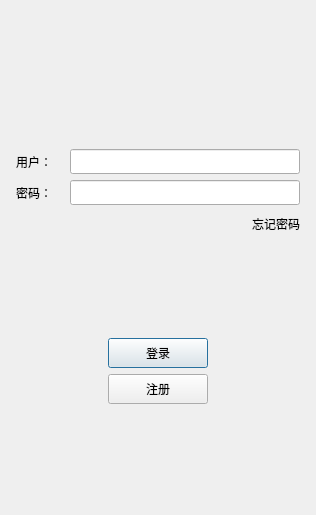
<?xml version="1.0" encoding="UTF-8"?>
<ui version="4.0">
 <class>LoginDialog</class>
 <widget class="QDialog" name="LoginDialog">
  <property name="geometry">
   <rect>
    <x>0</x>
    <y>0</y>
    <width>316</width>
    <height>515</height>
   </rect>
  </property>
  <property name="windowTitle">
   <string>Dialog</string>
  </property>
  <layout class="QVBoxLayout" name="verticalLayout_2">
   <item>
    <layout class="QVBoxLayout" name="verticalLayout">
     <property name="leftMargin">
      <number>5</number>
     </property>
     <property name="topMargin">
      <number>5</number>
     </property>
     <property name="rightMargin">
      <number>5</number>
     </property>
     <property name="bottomMargin">
      <number>5</number>
     </property>
     <item>
      <widget class="QWidget" name="widget" native="true">
       <layout class="QGridLayout" name="gridLayout">
        <item row="0" column="0">
         <widget class="QLabel" name="label_2">
          <property name="text">
           <string/>
          </property>
          <property name="pixmap">
           <pixmap resource="../resources.qrc">:/res/ice.png</pixmap>
          </property>
          <property name="alignment">
           <set>Qt::AlignCenter</set>
          </property>
         </widget>
        </item>
       </layout>
      </widget>
     </item>
     <item>
      <spacer name="verticalSpacer">
       <property name="orientation">
        <enum>Qt::Vertical</enum>
       </property>
       <property name="sizeHint" stdset="0">
        <size>
         <width>20</width>
         <height>40</height>
        </size>
       </property>
      </spacer>
     </item>
     <item>
      <layout class="QHBoxLayout" name="horizontalLayout">
       <item>
        <widget class="QLabel" name="lbUser">
         <property name="minimumSize">
          <size>
           <width>48</width>
           <height>25</height>
          </size>
         </property>
         <property name="maximumSize">
          <size>
           <width>48</width>
           <height>16777215</height>
          </size>
         </property>
         <property name="text">
          <string>用户：</string>
         </property>
        </widget>
       </item>
       <item>
        <widget class="QLineEdit" name="editUser">
         <property name="minimumSize">
          <size>
           <width>0</width>
           <height>25</height>
          </size>
         </property>
        </widget>
       </item>
      </layout>
     </item>
     <item>
      <layout class="QHBoxLayout" name="horizontalLayout_3">
       <item>
        <widget class="QLabel" name="lbPass">
         <property name="minimumSize">
          <size>
           <width>48</width>
           <height>25</height>
          </size>
         </property>
         <property name="maximumSize">
          <size>
           <width>48</width>
           <height>25</height>
          </size>
         </property>
         <property name="text">
          <string>密码：</string>
         </property>
        </widget>
       </item>
       <item>
        <widget class="QLineEdit" name="editPass">
         <property name="minimumSize">
          <size>
           <width>0</width>
           <height>25</height>
          </size>
         </property>
         <property name="maximumSize">
          <size>
           <width>16777215</width>
           <height>25</height>
          </size>
         </property>
        </widget>
       </item>
      </layout>
     </item>
     <item>
      <layout class="QHBoxLayout" name="horizontalLayout_4">
       <item>
        <spacer name="horizontalSpacer">
         <property name="orientation">
          <enum>Qt::Horizontal</enum>
         </property>
         <property name="sizeHint" stdset="0">
          <size>
           <width>40</width>
           <height>20</height>
          </size>
         </property>
        </spacer>
       </item>
       <item>
        <widget class="ClickedLabel" name="lbForget">
         <property name="minimumSize">
          <size>
           <width>0</width>
           <height>25</height>
          </size>
         </property>
         <property name="maximumSize">
          <size>
           <width>16777215</width>
           <height>25</height>
          </size>
         </property>
         <property name="text">
          <string>忘记密码</string>
         </property>
        </widget>
       </item>
      </layout>
     </item>
     <item>
      <spacer name="verticalSpacer_2">
       <property name="orientation">
        <enum>Qt::Vertical</enum>
       </property>
       <property name="sizeHint" stdset="0">
        <size>
         <width>20</width>
         <height>40</height>
        </size>
       </property>
      </spacer>
     </item>
     <item>
      <layout class="QHBoxLayout" name="horizontalLayout_5">
       <item>
        <spacer name="horizontalSpacer_2">
         <property name="orientation">
          <enum>Qt::Horizontal</enum>
         </property>
         <property name="sizeHint" stdset="0">
          <size>
           <width>40</width>
           <height>20</height>
          </size>
         </property>
        </spacer>
       </item>
       <item>
        <widget class="QPushButton" name="btnLogin">
         <property name="minimumSize">
          <size>
           <width>100</width>
           <height>30</height>
          </size>
         </property>
         <property name="maximumSize">
          <size>
           <width>100</width>
           <height>30</height>
          </size>
         </property>
         <property name="text">
          <string>登录</string>
         </property>
        </widget>
       </item>
       <item>
        <spacer name="horizontalSpacer_3">
         <property name="orientation">
          <enum>Qt::Horizontal</enum>
         </property>
         <property name="sizeHint" stdset="0">
          <size>
           <width>40</width>
           <height>20</height>
          </size>
         </property>
        </spacer>
       </item>
      </layout>
     </item>
     <item>
      <layout class="QHBoxLayout" name="horizontalLayout_6">
       <item>
        <spacer name="horizontalSpacer_4">
         <property name="orientation">
          <enum>Qt::Horizontal</enum>
         </property>
         <property name="sizeHint" stdset="0">
          <size>
           <width>40</width>
           <height>20</height>
          </size>
         </property>
        </spacer>
       </item>
       <item>
        <widget class="QPushButton" name="btnRegist">
         <property name="minimumSize">
          <size>
           <width>100</width>
           <height>30</height>
          </size>
         </property>
         <property name="maximumSize">
          <size>
           <width>100</width>
           <height>30</height>
          </size>
         </property>
         <property name="text">
          <string>注册</string>
         </property>
        </widget>
       </item>
       <item>
        <spacer name="horizontalSpacer_5">
         <property name="orientation">
          <enum>Qt::Horizontal</enum>
         </property>
         <property name="sizeHint" stdset="0">
          <size>
           <width>40</width>
           <height>20</height>
          </size>
         </property>
        </spacer>
       </item>
      </layout>
     </item>
     <item>
      <spacer name="verticalSpacer_3">
       <property name="orientation">
        <enum>Qt::Vertical</enum>
       </property>
       <property name="sizeHint" stdset="0">
        <size>
         <width>20</width>
         <height>40</height>
        </size>
       </property>
      </spacer>
     </item>
    </layout>
   </item>
  </layout>
 </widget>
 <customwidgets>
  <customwidget>
   <class>ClickedLabel</class>
   <extends>QLabel</extends>
   <header>clicked_label.h</header>
  </customwidget>
 </customwidgets>
 <resources>
  <include location="../resources.qrc"/>
 </resources>
 <connections/>
</ui>
